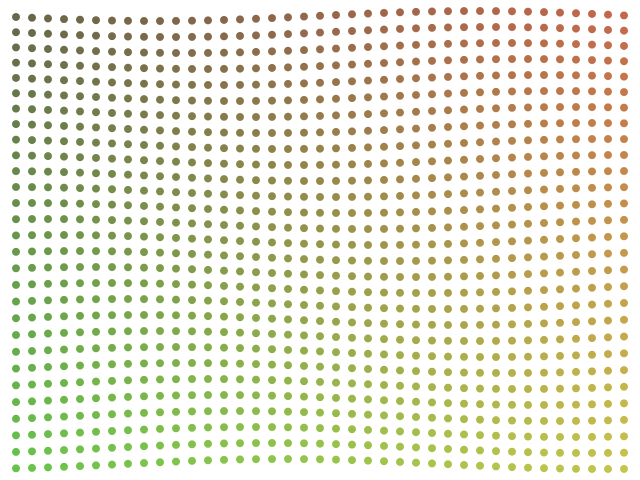
Frame 1 (no input)
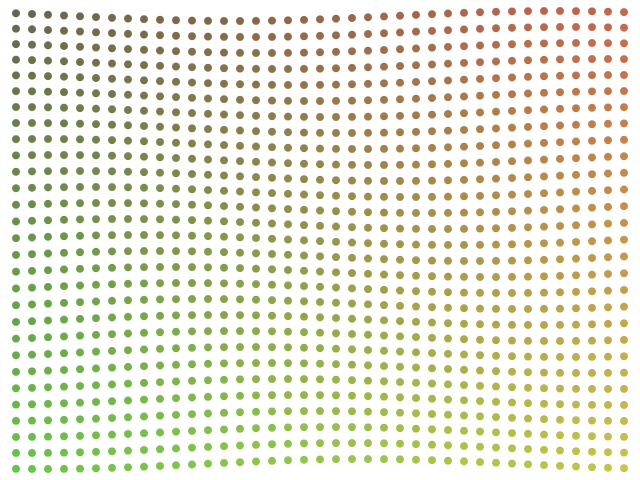
Frame 60 (the mouse pressed at the canvas centre just before this capture)
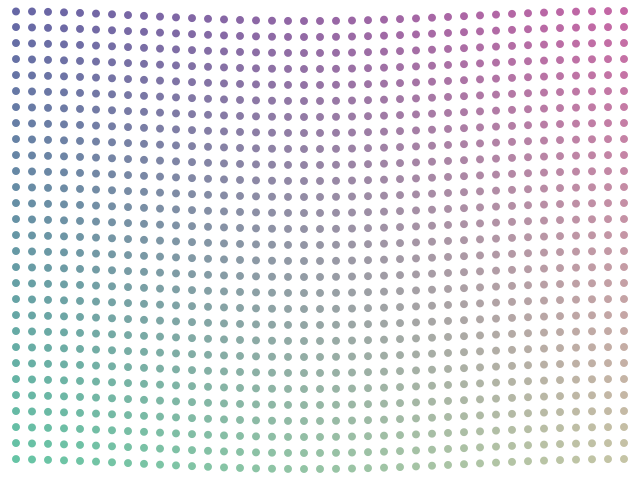
Frame 120 (the mouse held since frame 60 and released just before this capture)

The Processing sketch that drew these frames (run headless with seeded random() and noise(); from frame 60 on, the mouse is pressed at the canvas centre):

// Processing sketch: flag
// ── flag.pde
ArrayList<PVector> particles;
int r = 16;
float a = 0;
float startAngle = 0;
float aVel = 0;

void setup() {
  size(640, 480);
  
  particles = new ArrayList();
  for(int y = r; y < height; y += r) {
    for (int x = r; x < width; x += r) {
     particles.add(new PVector(x, y));
    } 
  }
  
  aVel = (TWO_PI / width) * r;
  print(aVel);
}

void draw() {
  background(255);
  noStroke();
  
  startAngle += 0.2;
  a = startAngle;
  for(PVector p : particles){
    float x = p.x;
    float y = p.y + sin(a) * 5;
    fill(map(p.x, 0, width, 100, 200), map(p.y, 0, height, 100, 200), map(mouseY, 0, height, 75, 255));
    ellipse(x, y, r/2, r/2);
    a += aVel;
    
    if(mousePressed) {
      if(p.x == r) {
        a = startAngle;
      }
    }
  }
}
